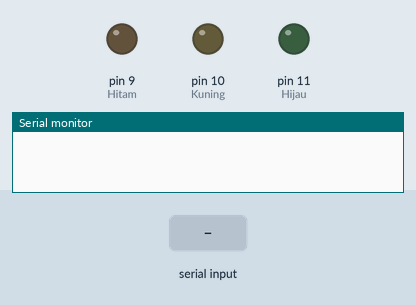
The sketch below on a simulated Arduino Uno, built with avr-gcc and run on an emulated ATmega328P. Parts: output pins drawn as LEDs (lit = HIGH), the last lines printed to the serial monitor. Inputs (shaded band) come from the test bench.

Above: at 1.2 s.
1.3 s: "BUKA\n" received over Serial
At 1.7 s:
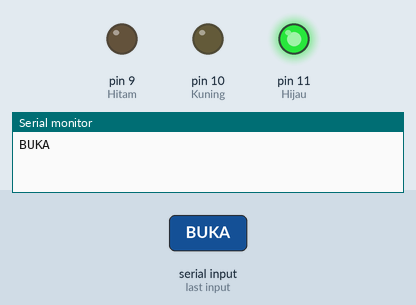
3.3 s: "TUTUP\n" received over Serial
At 3.6 s:
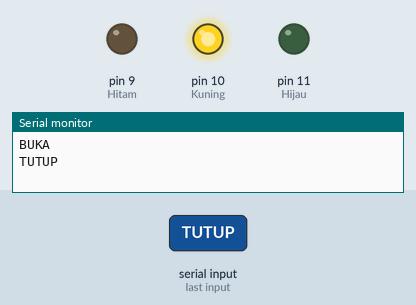
5.3 s: "STOP\n" received over Serial
At 5.7 s:
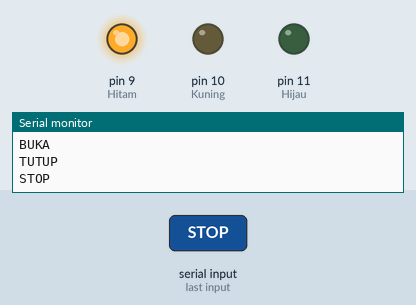
Timing chart, 0 to 8.3 s (numbered marks = the images above; inputs shaded):
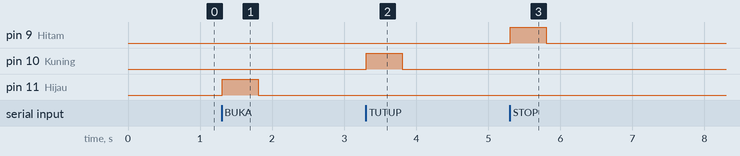

The sketch:

FirmwareGateV1.ino
```cpp
char data[10];  // Ukuran array sesuai kebutuhan (5 karakter + 1 null terminator)
#define Hitam 9
#define Kuning 10
#define Hijau 11

void setup() {
  Serial.begin(9600);
  pinMode (Hitam, OUTPUT);
  pinMode (Kuning, OUTPUT);
  pinMode (Hijau, OUTPUT);
}

void loop() {
  if (Serial.available() > 0) {
    char receivedChar = Serial.read();

    if (receivedChar == '\n') {
      // Tambahkan null terminator untuk menandai akhir array
      data[7] = '\0';

      // Tampilkan char array yang sudah diisi
      Serial.println(data);

      // Proses ketika kondisi tertentu terpenuhi (contoh: data[0] sampai data[3] adalah "BUKA")
      if (strcmp(data, "BUKA") == 0) {
        atas();
        delay (500);
        standby ();
      }
      if (strcmp(data, "TUTUP") == 0) {
        bawah ();
        delay (500);
        standby ();
      }
      if (strcmp(data, "STOP") == 0) {
        stop ();
        delay (500);
        standby ();
      }


      // Reset array untuk menerima karakter berikutnya
      memset(data, 0, sizeof(data));
    } else {
      // Selama belum menerima newline, tambahkan karakter ke array
      data[strlen(data)] = receivedChar;
    }
  }
  // Put your main code here, to run repeatedly:
}

void bawah () {

  digitalWrite (Hitam, LOW);
  digitalWrite (Kuning, HIGH);
  digitalWrite (Hijau, LOW);

}

void atas () {

  digitalWrite (Hitam, LOW);
  digitalWrite (Kuning, LOW);
  digitalWrite (Hijau, HIGH);
}

void stop () {

  digitalWrite (Hitam, HIGH);
  digitalWrite (Kuning, LOW);
  digitalWrite (Hijau, LOW);
}

void standby () {

  digitalWrite (Hitam, LOW);
  digitalWrite (Kuning, LOW);
  digitalWrite (Hijau, LOW);
}
```

Measured:
- after the input at 1.3 s, pin 11 (Hijau): LOW → HIGH at once, → LOW 0.50 s later
- after the input at 3.3 s, pin 10 (Kuning): LOW → HIGH at once, → LOW 0.50 s later
- after the input at 5.3 s, pin 9 (Hitam): LOW → HIGH at once, → LOW 0.50 s later
